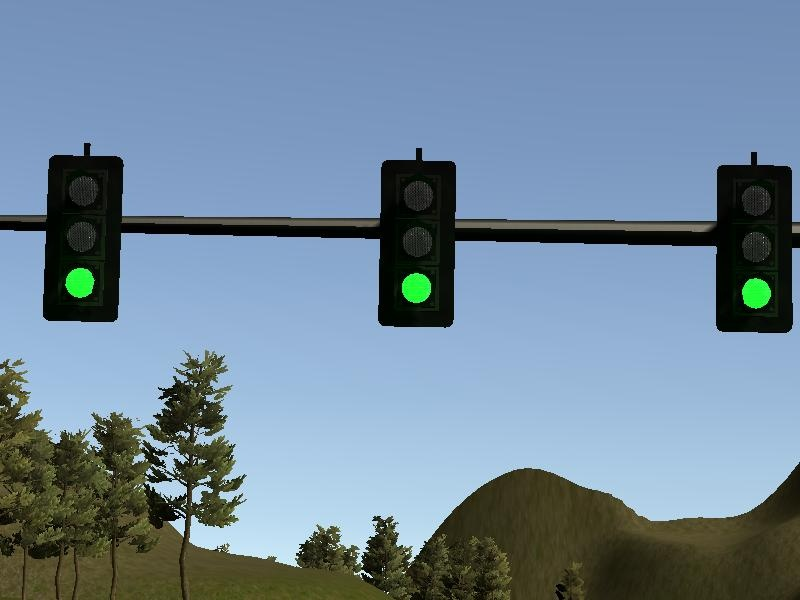
#> input picture ros/src/tl_detector/light_classification/image210.jpg, 800 x 600 px
$ python -i features.py   (imports and definitions only)   (older library calls are emulated)
#> lines starting #> are read from the running program, lines starting #| are printed output that depends on the picture
import numpy as np
import cv2
from skimage.feature import hog
from sklearn.preprocessing import StandardScaler
from sklearn.utils import shuffle
import matplotlib.image as mpimg
from sklearn.model_selection import train_test_split
import pickle


"""
********************************************************************************
Extract HOG features
********************************************************************************
"""
# [13 lines left out: function get_hog_features, not called in this run]


"""
********************************************************************************
Color histogram features
********************************************************************************
"""
# [12 lines left out: function color_hist, not called in this run]


"""
********************************************************************************
Binned color features
********************************************************************************
"""
# [5 lines left out: function bin_spatial, not called in this run]


"""
********************************************************************************
Extract features by in a list of images
********************************************************************************
"""
def extract_features(
                    imgs,
                    cspace          = 'RGB',
                    spatial_size    = (32, 32),
                    hist_bins       = 32,
                    hist_range      = (0, 256),
                    orient          = 9,
                    pix_per_cell    = 8,
                    cell_per_block  = 2,
                    tam = 0
                    ):
    # Create a list to append feature vectors to
    features = []

    #
    """
    Iterate through the list of images for file in imgs:
    ____________________________________________________
    """
    rand_state = np.random.randint(10, 100)
    img_shuffle = shuffle(imgs, random_state=rand_state)
    endRange = len(img_shuffle)
    i = tam
    for idx in range(0, tam):

        imagePath = img_shuffle[idx]
        # Read in each one by one
        imageA_ = cv2.imread(imagePath, cv2.IMREAD_COLOR)  # uint8 image
        #imageA_ = mpimg.imread(imagePath)
        imageB = imageA_
        imageA = cv2.normalize(imageA_, imageB, alpha=0, beta=1, norm_type=cv2.NORM_MINMAX, dtype=cv2.CV_32F)
        image = cv2.resize(imageA, spatial_size)

        path_ = "image_" + str(i) + ".jpg"
        #cv2.imwrite(path_  ,image)
        i += 1
        # apply color conversion if other than 'RGB'
        #____________________________________________________
        if cspace != 'RGB':
            if cspace == 'HSV':
                feature_image = cv2.cvtColor(image, cv2.COLOR_BGR2HSV)
            elif cspace == 'LUV':
                feature_image = cv2.cvtColor(image, cv2.COLOR_BGR2LUV)
            elif cspace == 'HLS':
                feature_image = cv2.cvtColor(image, cv2.COLOR_BGR2HLS)
            elif cspace == 'YCrCb':
                feature_image = cv2.cvtColor(image, cv2.COLOR_BGR2YCrCb)
        else: feature_image = np.copy(image)

        # Apply bin_spatial() to get spatial color features
        #____________________________________________________
        spatial_features = bin_spatial( feature_image, size = spatial_size )


        # Apply color_hist() also with a color space option now
        #____________________________________________________
        hist_features = color_hist( feature_image,
                                    nbins = hist_bins,
                                    bins_range = hist_range
                                   )


        # Apply ExtractHOG() to get HOG features
        #____________________________________________________
        HOG_feature_H = get_hog_features(feature_image[:,:,0], orient, pix_per_cell, cell_per_block).ravel()
        HOG_feature_S = get_hog_features(feature_image[:,:,1], orient, pix_per_cell, cell_per_block).ravel()
        HOG_feature_V = get_hog_features(feature_image[:,:,2], orient, pix_per_cell, cell_per_block).ravel()

        # Append the new feature vector to the features list
        #____________________________________________________
        features.append( np.concatenate(( spatial_features,
                                          hist_features,
                                          HOG_feature_H,
                                          HOG_feature_S,
                                          HOG_feature_V
                                         )))

    # Return list of feature vectors
    return features


"""
********************************************************************************
Extract features by class
********************************************************************************
"""
# [50 lines left out: function featuresByClasses, not called in this run]

>>> import cv2
>>> picture = cv2.imread('../image210.jpg')
#> picture is the input picture: shape (600, 800, 3); mean B, G, R 153.6, 135, 112.9
>>> result = extract_features(picture)
#> in extract_features, `img_shuffle = shuffle(imgs, random_state=rand_state)`:
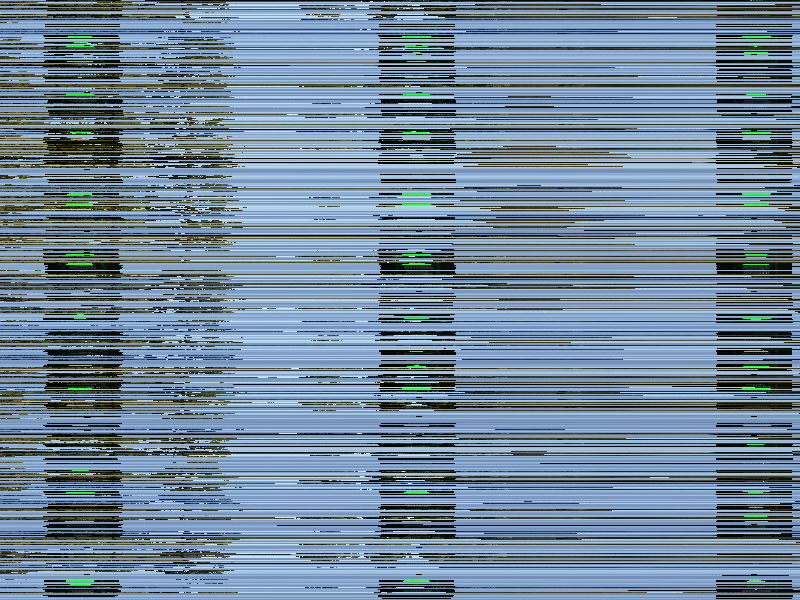
#> img_shuffle: shape (600, 800, 3); mean B, G, R 153.6, 135, 112.9
#> in extract_features, `endRange = len(img_shuffle)`: endRange = 600
#> result = []
